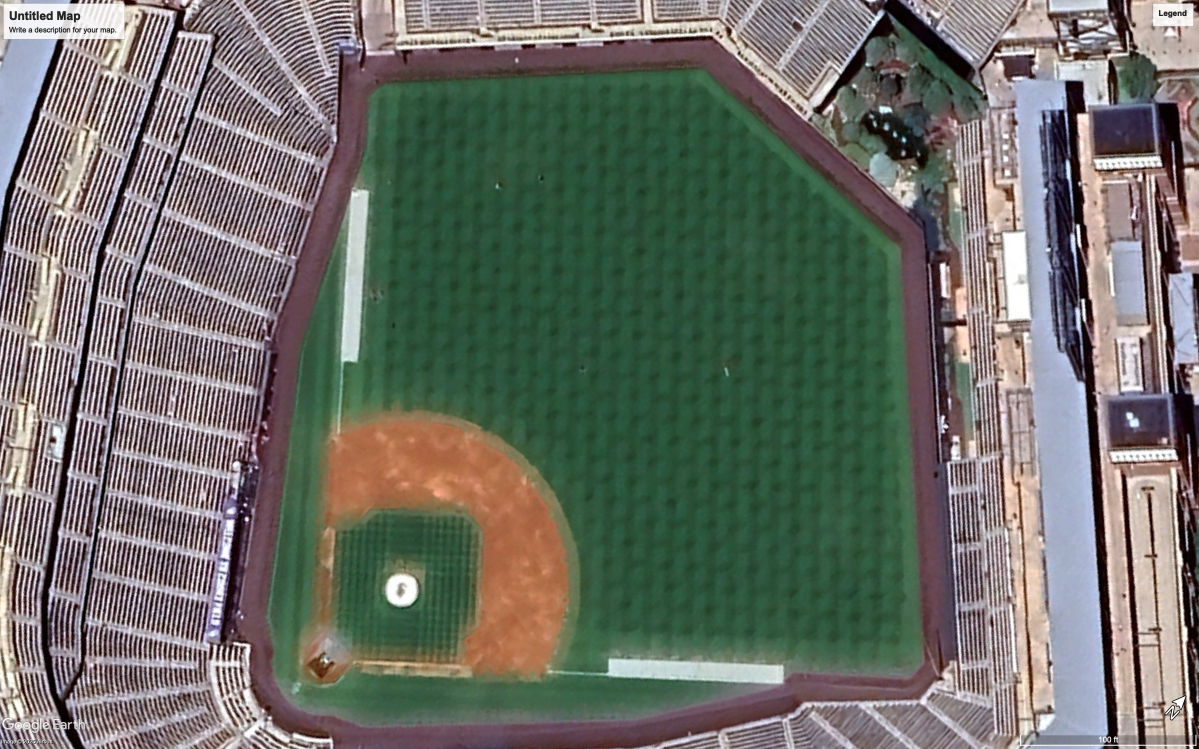
#> input picture Coors Field.jpg, 2398 x 1498 px (shown at 1/2 size)
$ jupyter execute 'Four Points Image-checkpoint.ipynb'
#> lines starting #> are read from the running program, lines starting #| are printed output that depends on the picture; after the words box and inside, x2 and y2 are one past the last pixel; in counts of white or black regions, pixels touching at a corner belong together
[cell 1]
# --- Imports: image processing, math, plotting, CSV ---

import cv2 as cv
import numpy as np
import matplotlib.pyplot as plt
import math
import csv

[cell 2]
# --- Basic config: park info & reference points ---

# Pixel coordinates for bases in the image (x, y)
home_px, first_px, third_px = (652, 1322), (969, 1317), (664, 1024)

park = "Coors Field"  # Name of the ballpark
file_name = "Coors Field.jpg" # Image file for the ballpark

warning_track_by_park = {
    "MLB": 15,
    "MiLB": 8,
    "Olympics": 20,
}

if park in warning_track_by_park:
    warning_track = warning_track_by_park[park]
else:
    warning_track = warning_track_by_park["MLB"]

print("Using warning track =", warning_track, "feet")

# Zoom level of image
zoom = 19

[cell 3]
def grassmask(image):

    """
    Creates a binary mask for grass using HSV thresholding + morphology.
    """
    hsv = cv.cvtColor(image, cv.COLOR_BGR2HSV)

    # Rough HSV range for green
    lower_green = np.array([30, 40, 40])
    upper_green = np.array([90, 255, 255])

    # Threshold to get grass
    mask = cv.inRange(hsv, lower_green, upper_green)

    # Clean up noise with morphological operations
    kernel = cv.getStructuringElement(cv.MORPH_ELLIPSE, (7, 7))
    mask = cv.morphologyEx(mask, cv.MORPH_CLOSE, kernel)
    mask = cv.morphologyEx(mask, cv.MORPH_OPEN, kernel)

    return mask

[cell 4]
def dirtmask(image):

    """
    Create a binary mask for dirt (infield/warning track) from HSV.
    Returns: (dirt_mask, hsv_image)
    """

    # Two ranges to catch reddish/brown dirt tones
    hsv = cv.cvtColor(image, cv.COLOR_BGR2HSV)
    mask1 = cv.inRange(hsv, ( 0, 30, 30), ( 30, 256, 256)) #Blueish dirt
    mask2 = cv.inRange(hsv, (150, 30, 30), (180, 256, 256)) #Darker red dirt

    dirtmask = cv.bitwise_or(mask1, mask2)

    # Morphology to remove noise and close gaps
    kernel = cv.getStructuringElement(cv.MORPH_ELLIPSE, (5, 5))
    dirtmask = cv.morphologyEx(dirtmask, cv.MORPH_CLOSE, kernel)
    dirtmask = cv.morphologyEx(dirtmask, cv.MORPH_OPEN, kernel)

    return dirtmask, hsv

[cell 5]
def dirtedge(dirtmask, window=(9, 9)):

    """
    Detect edges of dirt regions (e.g. warning track) using Canny.
    """

    blurred = cv.GaussianBlur(dirtmask, window, -1)
    edges = cv.Canny(blurred, 30, 100, apertureSize=3)
    return edges

[cell 6]
# [25 lines left out: function lines, not called in this run]

[cell 7]
# --- Load image & basic masks ---

image = cv.imread(file_name)
#> image is the input picture: shape (1498, 2398, 3); mean B, G, R 103, 111.1, 108.1
width, height = image.shape[:2]

# Start from dirt mask and its edges
mask, _ = dirtmask(image)
#> in dirtmask, `mask1 = cv.inRange(hsv, ( 0, 30, 30), ( 30, 256, 256))`:
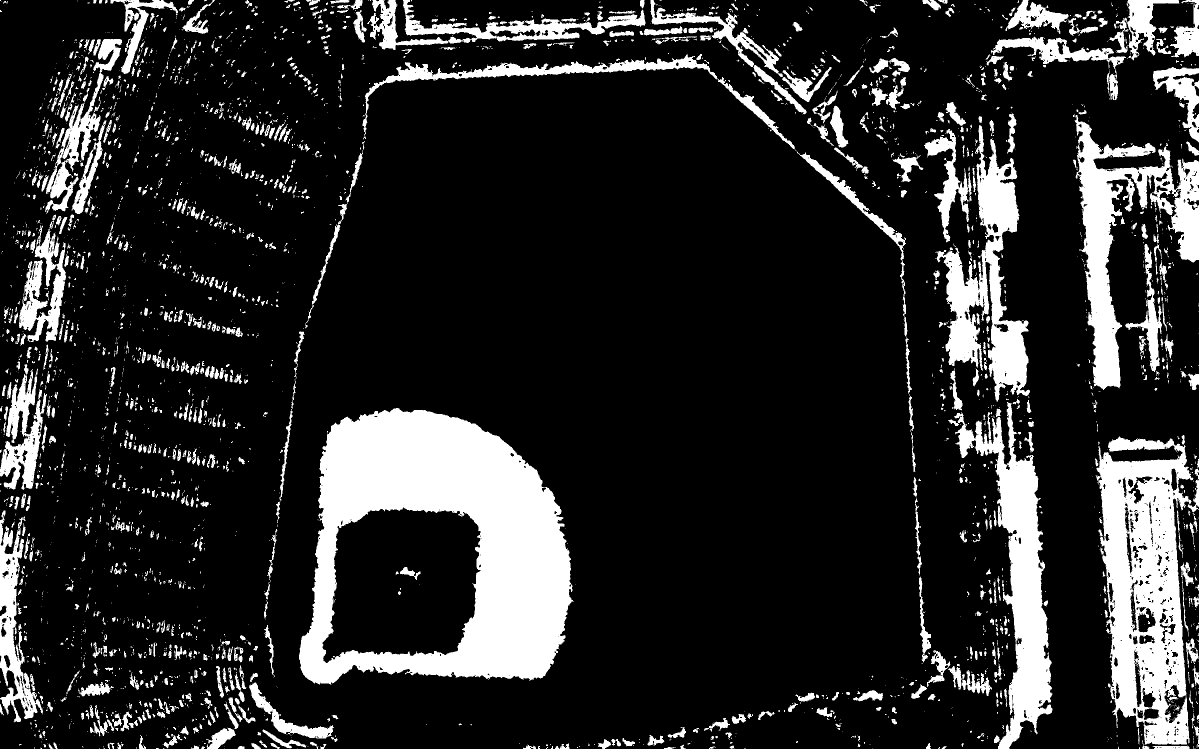
#> mask1: shape (1498, 2398) (shown at 1/2 size); 16.7% white; 3518 white regions (2486 under 20 px), largest, box (x1, y1, x2, y2) and area: (598, 816, 1147, 1369) 164090, (2191, 873, 2398, 1489) 72513, (1896, 804, 2105, 1498) 42545
#> in dirtmask, `mask2 = cv.inRange(hsv, (150, 30, 30), (180, 256, 256))`:
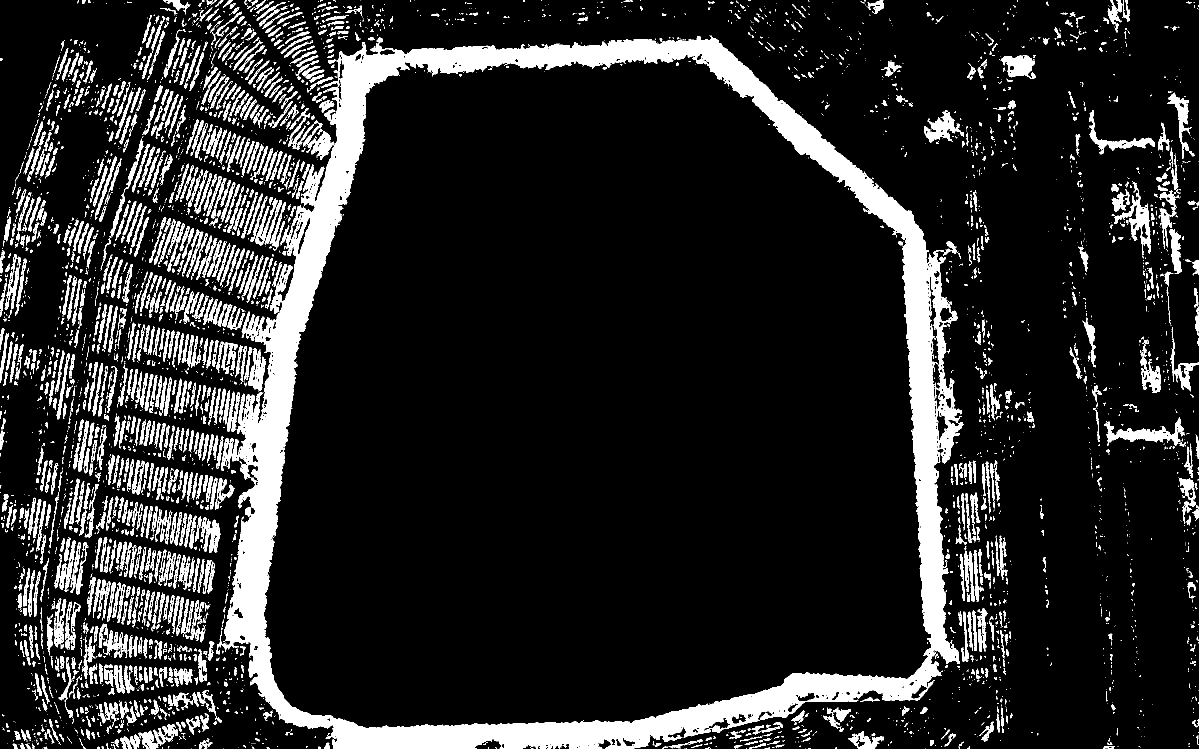
#> mask2: shape (1498, 2398) (shown at 1/2 size); 14.1% white; 4352 white regions (2859 under 20 px), largest, box (x1, y1, x2, y2) and area: (432, 71, 1928, 1498) 253676, (2209, 835, 2369, 892) 3178, (2224, 363, 2302, 510) 2657
edges = dirtedge(mask)

[cell 8]
def pixel_angle_from_home(home_px, target_px):

    """
    Compute angle (in degrees) from home plate to a target pixel.
    Uses image coordinates (x right, y down) and returns standard angle.
    """

    xh, yh = home_px
    xt, yt = target_px

    # Note negative on y to convert image coordinates to standard math coordinates
    ang_deg = math.degrees(math.atan2( - (yt - yh), (xt - xh) ))

    return ang_deg

[cell 9]
def shortest_angle_interp(a_from, a_to, t):

    """
    Interpolate angles along the shortest path (handles wrap-around at 360).
    a_from, a_to in degrees; t in [0,1].
    """

    # Normalize angle into [-180, 180]
    def norm(a):
        a = (a + 180) % 360 - 180
        return a

    a_from_n = norm(a_from)
    a_to_n = norm(a_to)
    diff = a_to_n - a_from_n

    # Adjust difference to be the smaller angle (shortest rotation)
    if diff > 180:
        diff -= 360
    elif diff < -180:
        diff += 360

    return a_from_n + diff * t

[cell 10]
# Distance (in pixels) between home and first
pixel_dist = np.linalg.norm(np.array(home_px) - np.array(first_px))

# Feet per pixel, assuming 90ft from home to first base.
# Calibration tweak.
feet_per_pixel = (90 / pixel_dist)/1.018347812

[cell 11]
#Find the outer field boundary to use as a base "wall mask"

grass_mask = grassmask(image)
#> in grassmask, `mask = cv.morphologyEx(mask, cv.MORPH_OPEN, kernel)`:
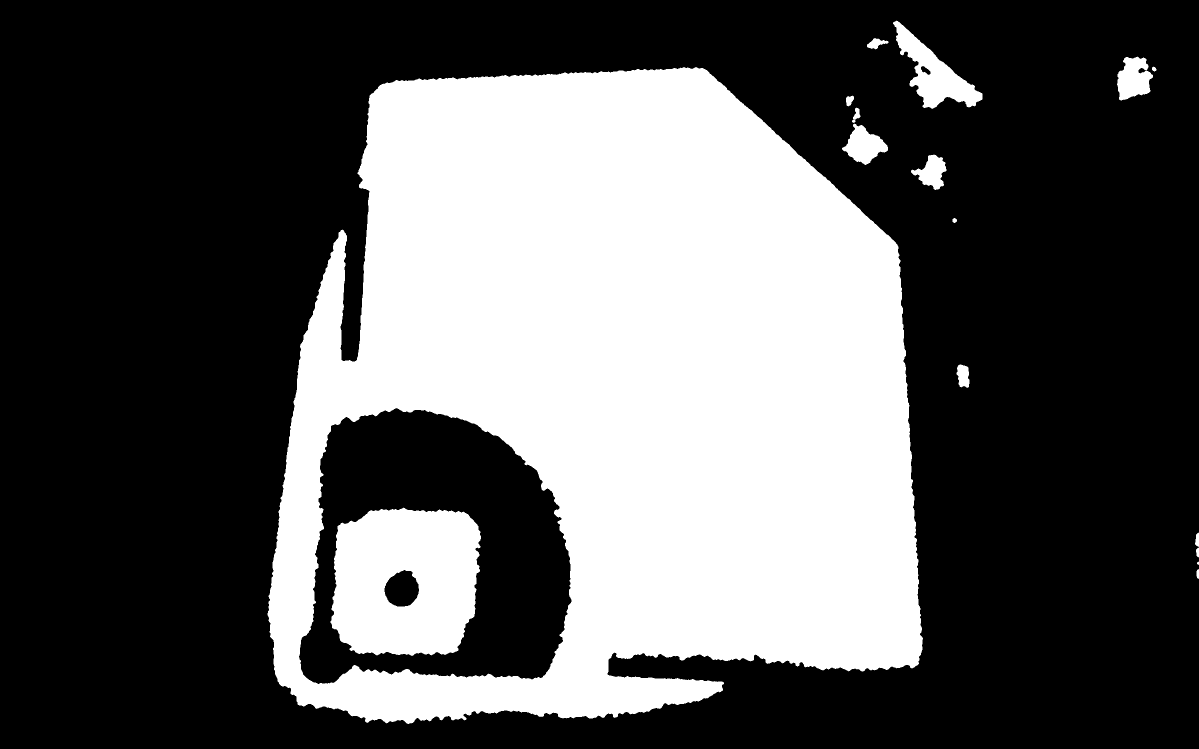
#> mask: shape (1498, 2398) (shown at 1/2 size); 35.2% white; 16 white regions
contours, _ = cv.findContours(grass_mask, cv.RETR_EXTERNAL, cv.CHAIN_APPROX_SIMPLE)
#> contours = 15 contours, 1 with area under 20; largest, box (x1, y1, x2, y2) and area: (535, 134, 1846, 1448) 1403140, (1786, 41, 1965, 218) 11313, (2234, 113, 2306, 201) 4355, (1684, 247, 1776, 330) 3980, (1822, 309, 1893, 380) 2568
wall_mask = np.zeros_like(grass_mask)

if contours:
    #Use the largest grass contour as the field boundary (ignore trees, stands, etc.)
    largest_contour = max(contours, key=cv.contourArea)
#> largest_contour = contour of 2789 points, box (x1, y1, x2, y2) (535, 134, 1846, 1448), area 1403140
    cv.drawContours(wall_mask, [largest_contour], -1, 255, 2)
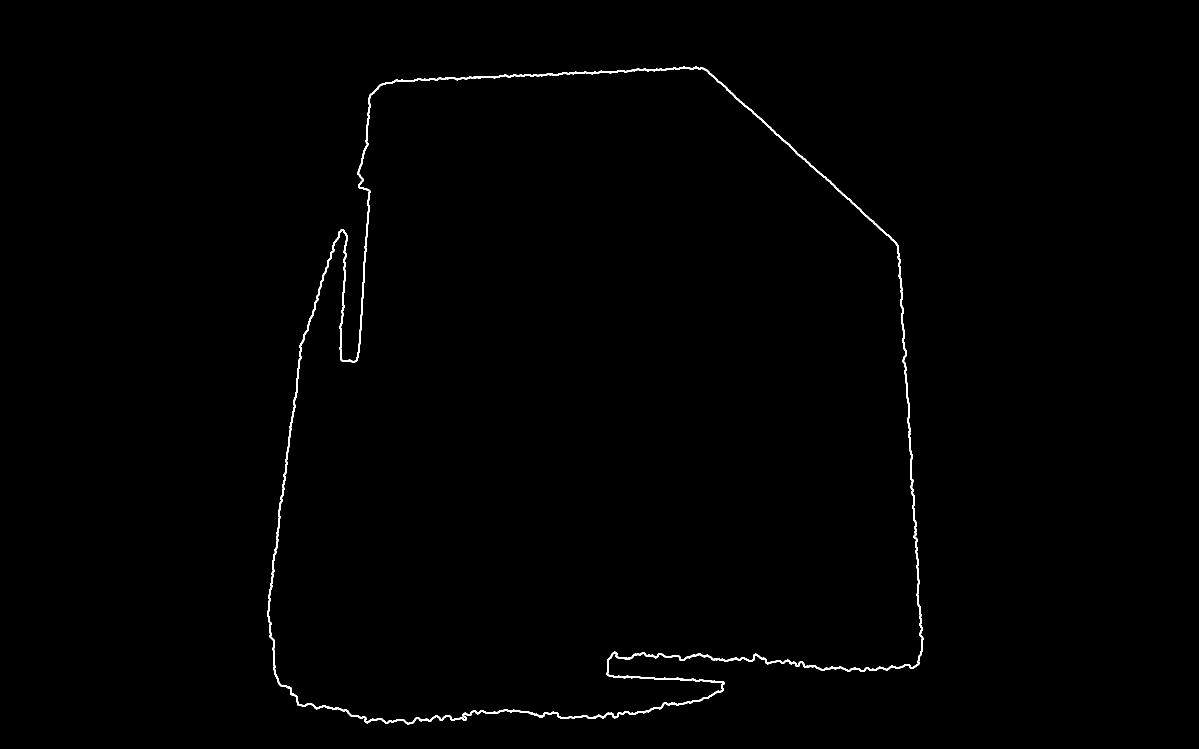
#> wall_mask: shape (1498, 2398) (shown at 1/2 size); 0.58% white; 1 white region, box (x1, y1, x2, y2) and area: (534, 133, 1847, 1449) 20750
else:
    # Fallback: use dirt edges if the grass contour isn't good
    wall_mask = dirtedge(mask)

# [5 lines of commented-out code are left out]

[cell 12]
def distance_to_wall(home_px, angle_deg, wall_mask, min_distance_px=250):
    """
    Cast a ray from home plate at a given angle until it hits the field boundary.
    Returns (distance_in_pixels, hit_point) or (None, None) if nothing valid.
    Ignores hits closer than min_distance_px to avoid infield/infield edges.
    """

    angle_rad = math.radians(angle_deg)
    x, y = home_px

    # Unit step in this direction
    dx = math.cos(angle_rad)
    dy = -math.sin(angle_rad)

    found = None
    max_range = 3000  # max ray length in pixels

    for i in range(1, max_range):
        xi = int(x + i * dx)
        yi = int(y + i * dy)

        # Stop if we go out of image bounds
        if xi < 0 or yi < 0 or xi >= wall_mask.shape[1] or yi >= wall_mask.shape[0]:
            break

        # If we hit the wall mask
        if wall_mask[yi, xi] > 0:

            # Skip hits too close to home (likely infield cutouts, etc.)
            if i > min_distance_px:
                found = (i, (xi, yi))
                break

    if found:
        return found
    else:
        return None, None

[cell 13]
def find_wall_after_offset(home_px, angle_deg, start_point, offset_feet, feet_per_pixel, dirt_edges, max_extra_ft=100):
    """
    After offsetting out to the warning track, keep going along the same angle
    until the next dirt edge is hit (outer wall).
    Returns (wall_point, extra_distance_in_feet) or (None, 0) if no hit.
    """

    angle_rad = math.radians(angle_deg)
    dx = math.cos(angle_rad)
    dy = -math.sin(angle_rad)

    start_x, start_y = start_point
    max_extra_px = int(max_extra_ft / feet_per_pixel)

    for i in range(1, max_extra_px):
        xi = int(start_x + i * dx)
        yi = int(start_y + i * dy)

        # Stop if we go out of bounds
        if xi < 0 or yi < 0 or xi >= dirt_edges.shape[1] or yi >= dirt_edges.shape[0]:
            break

        # Edge pixel found (nonzero in Canny output)
        if dirt_edges[yi, xi] > 0:
            total_extra_feet = offset_feet + (i * feet_per_pixel)
            return (xi, yi), total_extra_feet

    # No wall found beyond offset
    return None, None

[cell 14]
def smooth_distances(distances, max_jump_ft=5):
    """
    Filters out rogue distance spikes. If a point differs too much from its neighbors,
    it’s replaced by the average of its valid neighbors.
    distances: list of (angle, distance_ft)
    """
    smoothed = distances.copy()

    for i in range(1, len(distances) - 1):

        if distances[i][0] < -38 or distances[i][0] > 38:
            continue

        prev_d = distances[i - 1][1]
        curr_d = distances[i][1]
        next_d = distances[i + 1][1]
        if curr_d is None or prev_d is None or next_d is None:
            continue

        # Check for rogue point (big deviation from neighbors)
        if abs(curr_d - prev_d) > max_jump_ft and abs(curr_d - next_d) > max_jump_ft:
            avg_neighbor = (3 * min(prev_d, next_d) + max(prev_d, next_d)) / 4
            #avg_neighbor = (prev_d + next_d) / 2
            smoothed[i] = (distances[i][0], avg_neighbor)
    return smoothed

[cell 15]
vis = image.copy()
cv.circle(vis, home_px, 5, (255, 0, 0), -1)  # mark home plate
#> vis: shape (1498, 2398, 3); under 0.01% of pixels changed, all inside (x1, y1, x2, y2) = (647, 1317, 658, 1328)

[cell 16]
angle_first_img = pixel_angle_from_home(home_px, first_px)
angle_third_img = pixel_angle_from_home(home_px, third_px)

# This was used for testing, feel free to remove the comment if you wish to check

#print(f"Image-angle to FIRST base: {angle_first_img:.2f}°")
#print(f"Image-angle to THIRD base: {angle_third_img:.2f}°")

# draw line from home to first/third base in light blue
cv.line(vis, home_px, first_px, (255,165,0), 2)
#> vis: shape (1498, 2398, 3); mean B, G, R 103, 111.1, 108
cv.line(vis, home_px, third_px, (255,165,0), 2)
#> vis: shape (1498, 2398, 3); mean B, G, R 103.1, 111.1, 108

[cell 17]
distances = []
for theta_logical in range(-45, 46):

    t = (theta_logical + 45) / 90.0

    theta_image = shortest_angle_interp(angle_third_img, angle_first_img, t)

    min_distance_ft = 275  # ignore anything within X feet, done to prevent the in/outfield boundary confusion
    min_distance_px = int(min_distance_ft / feet_per_pixel)

    d_pix, hit_point = distance_to_wall(home_px, theta_image, wall_mask, min_distance_px)

    if d_pix is not None:
        # Original distance
        d_feet = d_pix * feet_per_pixel

        # Add feet offset
        # Warning track would have been 15 initially
        d_feet_adjusted = d_feet + warning_track

        # Store the adjusted distance in the CSV
        distances.append((theta_logical, d_feet_adjusted))

        # Step 1: extend to the end of the warning track (offset)
        # Again, the 15 switched to warning_track instead
        angle_rad = math.radians(theta_image)
        extra_px = int(warning_track / feet_per_pixel)
        offset_end = (
            int(hit_point[0] + extra_px * math.cos(angle_rad)),
            int(hit_point[1] - extra_px * math.sin(angle_rad))
        )

        # Step 2: find the next dirt edge (outer wall)
        # Again, the 15 replaced with warning_track variable
        wall_point, total_extra_feet = find_wall_after_offset(
            home_px, theta_image, offset_end, warning_track, feet_per_pixel, edges
        )

        if wall_point is not None:
            total_distance = d_feet + total_extra_feet
            distances[-1] = (theta_logical, total_distance)

            # Draw the full line from home to wall in green
            cv.line(vis, home_px, wall_point, (0, 255, 0), 1)
            cv.circle(vis, wall_point, 3, (0, 255, 0), -1)

            txt_pos = (wall_point[0] + 4, wall_point[1] - 4)
            cv.putText(vis, f"{int(round(total_distance))}ft", txt_pos, cv.FONT_HERSHEY_SIMPLEX, 0.4, (0,255,0), 1, cv.LINE_AA)

        else:
            # Fallback visualization: yellow line for offset only
            cv.line(vis, home_px, offset_end, (0, 255, 255), 1)
            cv.circle(vis, offset_end, 3, (0, 255, 255), -1)


    else:
        # If it doesn't hit a wall
        ang_rad = math.radians(theta_image)
        end = (int(home_px[0] + 1500 * math.cos(ang_rad)),
               int(home_px[1] - 1500 * math.sin(ang_rad)))
        cv.line(vis, home_px, end, (0, 0, 255), 1)
        distances.append((theta_logical, None))
#> this loop made 91 passes
#> (d_pix, hit_point, d_feet, d_feet_adjusted, start_x in find_wall_after_offset, start_y in find_wall_after_offset, wall_point, total_extra_feet) on passes 3 to 9: (1007, (726, 317), 280.7, 295.7, 729, 264, (740, 110), 57.93), (1147, (755, 179), 319.7, 334.7, 759, 126, (760, 108), 20.02), (1161, (776, 167), 323.6, 338.6, 781, 114, (781, 108), 16.67), (1168, (796, 163), 325.6, 340.6, 802, 110, (803, 100), 17.79), (1170, (816, 163), 326.2, 341.2, 823, 110, (824, 98), 18.35), (1177, (837, 159), 328.1, 343.1, 845, 106, (846, 96), 17.79), (1178, (856, 161), 328.4, 343.4, 865, 108, (866, 97), 18.07)
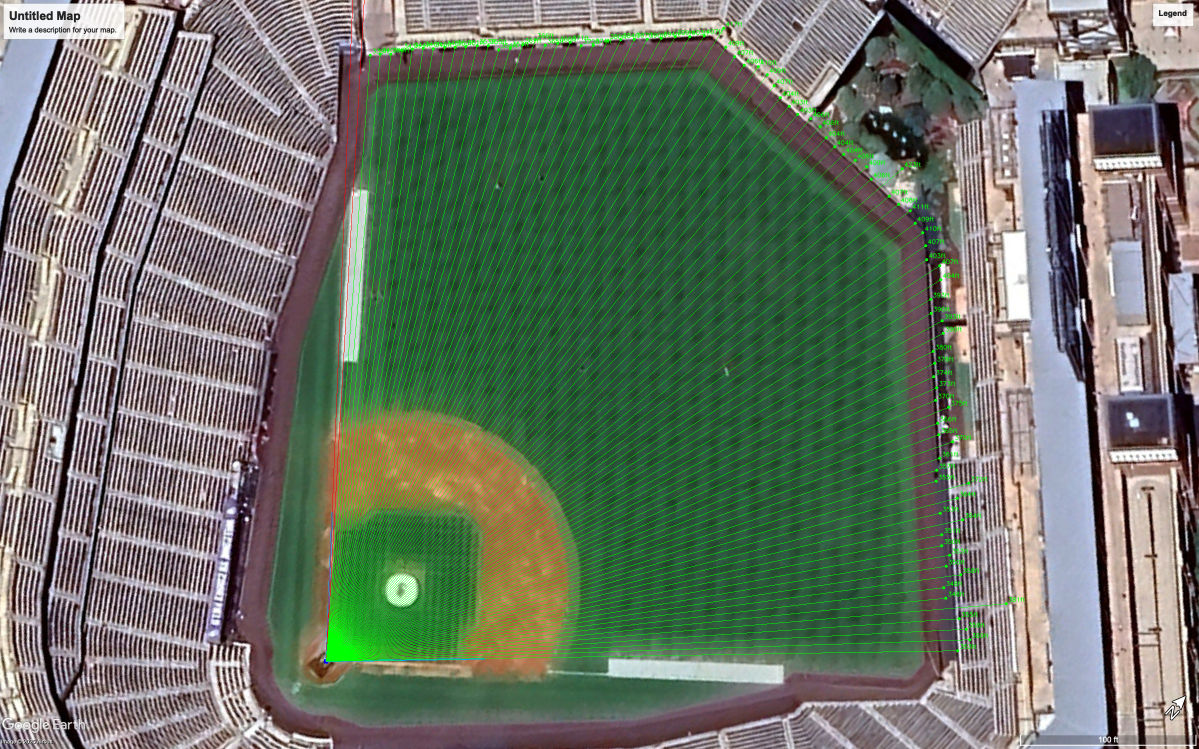
#> vis: shape (1498, 2398, 3) (shown at 1/2 size); mean B, G, R 100.5, 116.2, 105.4

[cell 18]
# Smooth the distance curve to remove angle-to-angle spikes
distances = smooth_distances(distances, max_jump_ft=10)
#> the loop in smooth_distances, `for i in range(1, len(distances) - 1): ` made 89 passes
distances = smooth_distances(distances, max_jump_ft=8)
#> the loop in smooth_distances (call 2), `for i in range(1, len(distances) - 1): ` made 89 passes

# Saves the visualization image of all raycasts
cv.imwrite(f"{park} Visualized.png", vis)

# Write all angles + distances to CSV
with open(f"{park}.csv", "w", newline="") as f:
    writer = csv.writer(f)
    writer.writerow(["Angle (deg)", "Distance (ft)"])
    for angle, dist in distances:
        if dist is None:
            writer.writerow([angle, "NA"])
        else:
            writer.writerow([angle, round(dist, 1)])
#> this loop made 91 passes
#> dist on passes 1 to 8: None, None, 338.6, 339.8, 340.3, 343.4, 344.5, 345.9

# Show visualization plot in notebook
plt.imshow(cv.cvtColor(vis, cv.COLOR_BGR2RGB))
plt.title("Field Distance Visualization")
plt.axis("off")
plt.show()
print("Updated visualization & CSV (angles mapped from third->first).")
